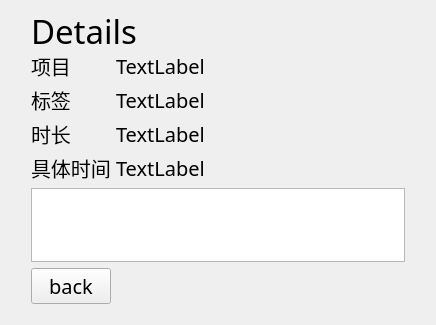
<?xml version="1.0" encoding="UTF-8"?>
<ui version="4.0">
 <class>myfloat</class>
 <widget class="QWidget" name="myfloat">
  <property name="geometry">
   <rect>
    <x>0</x>
    <y>0</y>
    <width>436</width>
    <height>325</height>
   </rect>
  </property>
  <property name="windowTitle">
   <string>Form</string>
  </property>
  <layout class="QGridLayout" name="gridLayout_2">
   <item row="0" column="0">
    <layout class="QGridLayout" name="gridLayout" columnstretch="1,10">
     <property name="leftMargin">
      <number>20</number>
     </property>
     <property name="topMargin">
      <number>5</number>
     </property>
     <property name="rightMargin">
      <number>20</number>
     </property>
     <property name="bottomMargin">
      <number>10</number>
     </property>
     <property name="horizontalSpacing">
      <number>5</number>
     </property>
     <item row="2" column="1">
      <widget class="QLabel" name="l2">
       <property name="font">
        <font>
         <family>方正舒体</family>
         <pointsize>15</pointsize>
        </font>
       </property>
       <property name="text">
        <string>TextLabel</string>
       </property>
      </widget>
     </item>
     <item row="1" column="1">
      <widget class="QLabel" name="l1">
       <property name="font">
        <font>
         <family>方正舒体</family>
         <pointsize>15</pointsize>
        </font>
       </property>
       <property name="text">
        <string>TextLabel</string>
       </property>
      </widget>
     </item>
     <item row="3" column="0">
      <widget class="QLabel" name="label_5">
       <property name="minimumSize">
        <size>
         <width>0</width>
         <height>20</height>
        </size>
       </property>
       <property name="font">
        <font>
         <family>华文彩云</family>
         <pointsize>15</pointsize>
        </font>
       </property>
       <property name="text">
        <string>时长</string>
       </property>
      </widget>
     </item>
     <item row="3" column="1">
      <widget class="QLabel" name="l3">
       <property name="font">
        <font>
         <family>方正舒体</family>
         <pointsize>15</pointsize>
        </font>
       </property>
       <property name="text">
        <string>TextLabel</string>
       </property>
      </widget>
     </item>
     <item row="0" column="0" colspan="2">
      <widget class="QLabel" name="label_7">
       <property name="minimumSize">
        <size>
         <width>0</width>
         <height>30</height>
        </size>
       </property>
       <property name="font">
        <font>
         <family>华文琥珀</family>
         <pointsize>25</pointsize>
        </font>
       </property>
       <property name="text">
        <string>Details</string>
       </property>
      </widget>
     </item>
     <item row="5" column="1">
      <widget class="QLabel" name="l4">
       <property name="font">
        <font>
         <family>方正舒体</family>
         <pointsize>15</pointsize>
        </font>
       </property>
       <property name="text">
        <string>TextLabel</string>
       </property>
      </widget>
     </item>
     <item row="5" column="0">
      <widget class="QLabel" name="label_8">
       <property name="minimumSize">
        <size>
         <width>0</width>
         <height>20</height>
        </size>
       </property>
       <property name="font">
        <font>
         <family>华文彩云</family>
         <pointsize>15</pointsize>
        </font>
       </property>
       <property name="text">
        <string>具体时间</string>
       </property>
      </widget>
     </item>
     <item row="1" column="0">
      <widget class="QLabel" name="label">
       <property name="minimumSize">
        <size>
         <width>0</width>
         <height>25</height>
        </size>
       </property>
       <property name="font">
        <font>
         <family>华文彩云</family>
         <pointsize>15</pointsize>
        </font>
       </property>
       <property name="text">
        <string>项目</string>
       </property>
      </widget>
     </item>
     <item row="2" column="0">
      <widget class="QLabel" name="label_2">
       <property name="minimumSize">
        <size>
         <width>0</width>
         <height>25</height>
        </size>
       </property>
       <property name="font">
        <font>
         <family>华文彩云</family>
         <pointsize>15</pointsize>
        </font>
       </property>
       <property name="text">
        <string>标签</string>
       </property>
      </widget>
     </item>
     <item row="8" column="0">
      <widget class="QPushButton" name="pushButton">
       <property name="font">
        <font>
         <family>华文琥珀</family>
         <pointsize>15</pointsize>
        </font>
       </property>
       <property name="text">
        <string>back</string>
       </property>
      </widget>
     </item>
     <item row="6" column="0" colspan="2">
      <widget class="QTextEdit" name="mainbox">
       <property name="font">
        <font>
         <family>方正舒体</family>
         <pointsize>12</pointsize>
        </font>
       </property>
      </widget>
     </item>
    </layout>
   </item>
  </layout>
 </widget>
 <resources/>
 <connections>
  <connection>
   <sender>pushButton</sender>
   <signal>clicked()</signal>
   <receiver>myfloat</receiver>
   <slot>close()</slot>
   <hints>
    <hint type="sourcelabel">
     <x>66</x>
     <y>295</y>
    </hint>
    <hint type="destinationlabel">
     <x>217</x>
     <y>162</y>
    </hint>
   </hints>
  </connection>
 </connections>
</ui>
